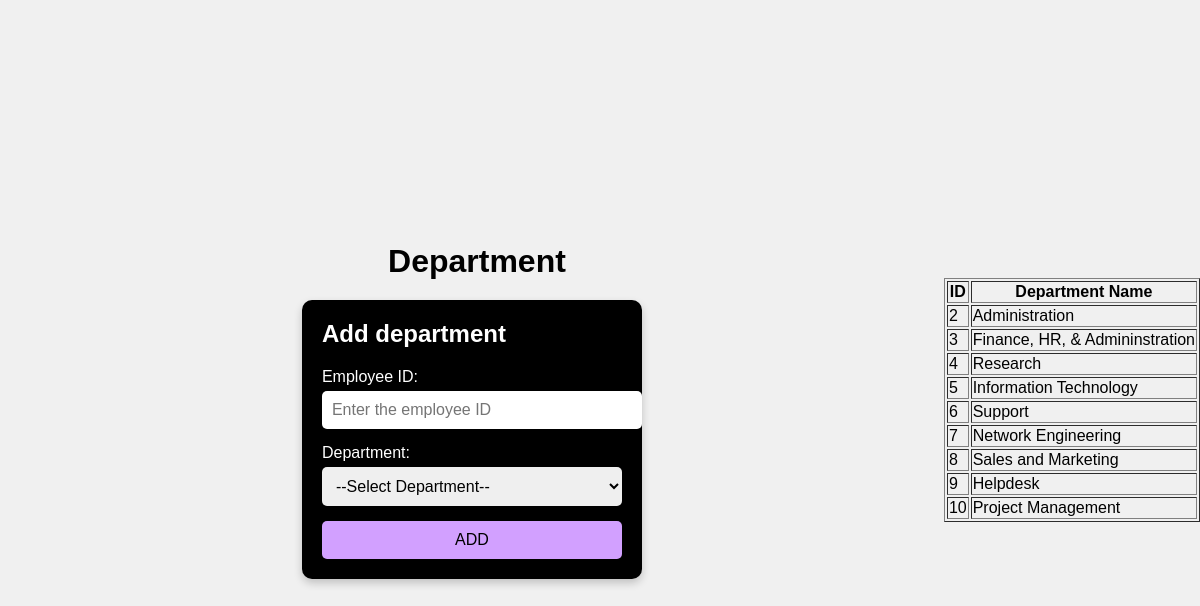
The page /department.php on the database as committed earlier.
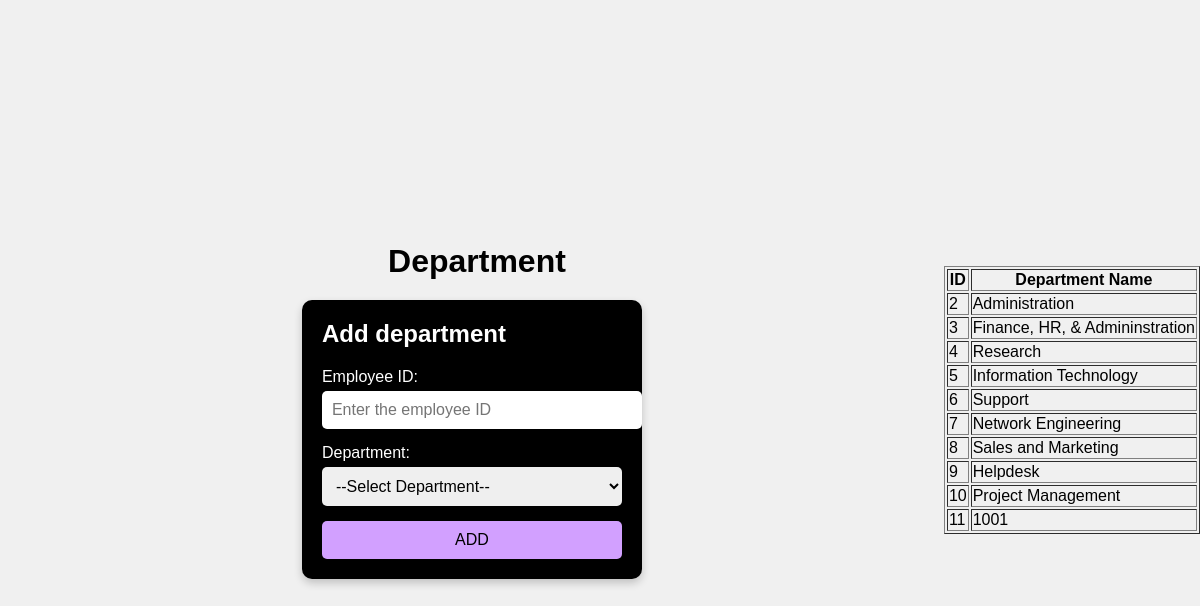
The same page on the database as committed later.
### tables this page shows
CREATE TABLE `department` (
  `id` int(11) NOT NULL,
  `dep_name` varchar(64) NOT NULL,
  `em_id` varchar(20) NOT NULL
);

### department.php (the view, shortened to what this page needs)
<?php
include "connection.php";
?>
<!DOCTYPE html>
<html lang="en">
<head>
</head>
<body>
    <div class="container" style="margin: auto;width: fit-content;">
        <h1><i class="fas fa-building"></i> Department</h1>
        <form action="departmentupdate.php" method="post" class="form-container">
            <div class="form-header">
                <h2>Add department</h2>
            </div>
            <div class="form-group">
                <label for="employeeId">Employee ID:</label>
                <input type="text" id="employeeId" placeholder="Enter the employee ID" name="empID"/>
            </div>
            <div class="form-group">
                <label for="departmentList">Department:</label>
                <select id="departmentList" name="dep">
                    <option value="">--Select Department--</option>
                </select>
            </div>
            <button class="submit-btn" name="update" value="add">ADD</button>
        </form>
    </div>
    <div >
        <?php
        $sql = "SELECT id, dep_name FROM department";
$result = $conn->query($sql);
if ($result->num_rows > 0) {
    echo "<table border='1'>
            <tr>
                <th>ID</th>
                <th>Department Name</th>
            </tr>";
    while($row = $result->fetch_assoc()) {
        echo "<tr>
                <td>" . $row['id'] . "</td>
                <td>" . $row['dep_name'] . "</td>
              </tr>";
    }
    echo "</table>";
} else {
    echo "No departments found.";
}
?>
    </div>
</body>
</html>

Rows that differ between the two databases and show on the page:
added department: id "11", dep_name "1001"
